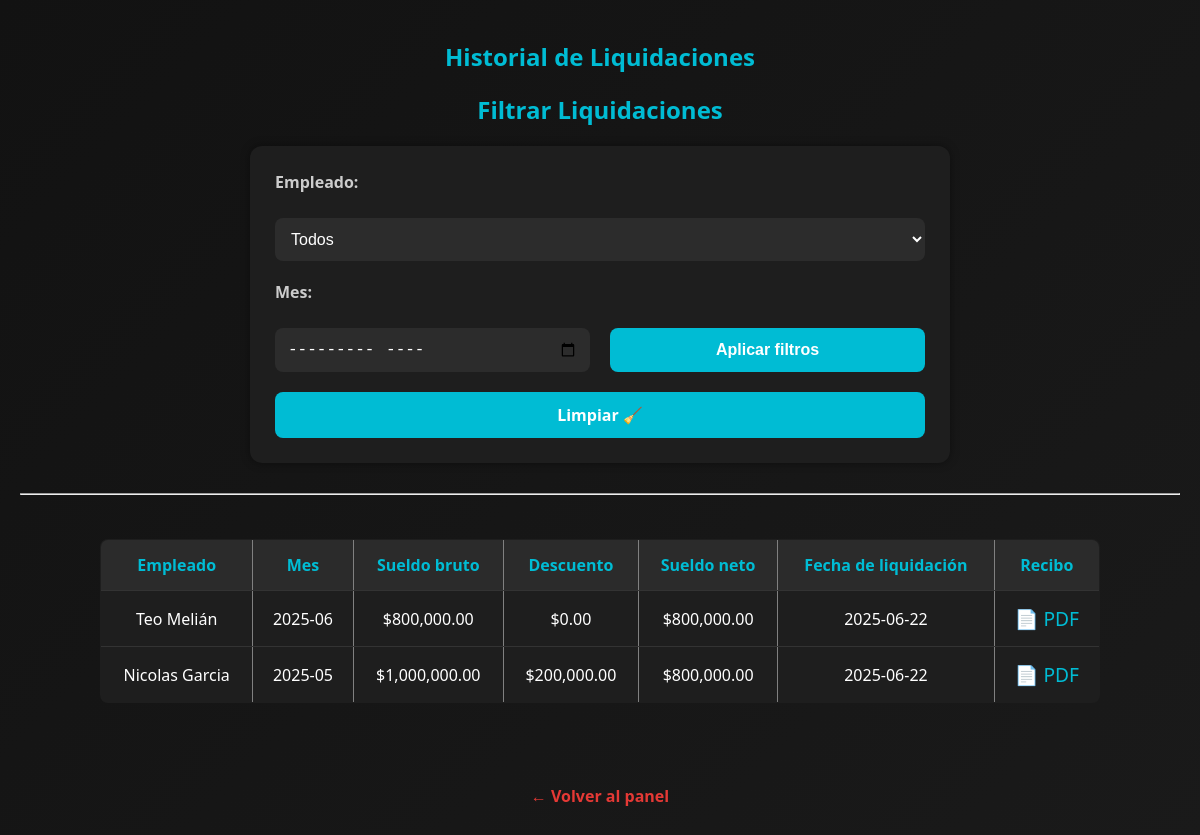
/vistas/listado_liquidaciones.php (signed in), run on the app's committed database.
### tables this page shows
CREATE TABLE `liquidaciones` (
  `id_liquidacion` int(11) NOT NULL,
  `id_empleado` int(11) NOT NULL,
  `mes` varchar(7) NOT NULL,
  `sueldo_bruto` decimal(10,2) NOT NULL,
  `descuento_aplicado` decimal(10,2) NOT NULL,
  `sueldo_neto` decimal(10,2) NOT NULL,
  `fecha_liquidacion` date NOT NULL DEFAULT curdate()
);

CREATE TABLE `empleados` (
  `id_empleado` int(11) NOT NULL,
  `nombre` varchar(100) NOT NULL,
  `dni` varchar(20) NOT NULL,
  `fecha_ingreso` date NOT NULL,
  `puesto` varchar(100) NOT NULL,
  `sueldo_bruto` decimal(10,2) NOT NULL,
  `descuento_porcentaje` decimal(5,2) DEFAULT 0.00
);

### vistas/listado_liquidaciones.php (the view, shortened to what this page needs)
<?php
include("../includes/conexion.php");
$filtro_mes = $_GET["mes"] ?? "";
$where = [];
$where_clause = count($where) > 0 ? "WHERE " . implode(" AND ", $where) : "";
$sql = "
    SELECT
        l.id_liquidacion,
        l.mes,
        l.sueldo_bruto,
        l.descuento_aplicado,
        l.sueldo_neto,
        l.fecha_liquidacion,
        e.nombre AS empleado
    FROM liquidaciones l
    JOIN empleados e ON l.id_empleado = e.id_empleado
    $where_clause
    ORDER BY l.mes DESC, e.nombre ASC
";
$stmt = $conn->prepare($sql);
$stmt->execute();
$resultado = $stmt->get_result();
?>
<!DOCTYPE html>
<html lang="es">
<head>
    <link rel="stylesheet" href="../css/historial.css">
</head>
<body>
    <h2>Historial de Liquidaciones</h2>
    <h2>Filtrar Liquidaciones</h2>
    <form method="GET">
        <label>Empleado:</label>
        <select name="empleado">
            <option value="">Todos</option>
        </select>
        <label>Mes:</label>
        <input type="month" name="mes" value="<?= $filtro_mes ?>">
        <input type="submit" value="Aplicar filtros">
        <a href="listado_liquidaciones.php">Limpiar 🧹</a>
    </form>
    <hr>
    <br>
    <br>
    <?php if ($resultado->num_rows > 0): ?>
        <table border="1" cellpadding="5">
            <tr>
                <th>Empleado</th>
                <th>Mes</th>
                <th>Sueldo bruto</th>
                <th>Descuento</th>
                <th>Sueldo neto</th>
                <th>Fecha de liquidación</th>
                <th>Recibo</th>
            </tr>
            <?php while ($fila = $resultado->fetch_assoc()): ?>
                <tr>
                    <td><?= htmlspecialchars($fila["empleado"]) ?></td>
                    <td><?= $fila["mes"] ?></td>
                    <td>$<?= number_format($fila["sueldo_bruto"], 2) ?></td>
                    <td>$<?= number_format($fila["descuento_aplicado"], 2) ?></td>
                    <td>$<?= number_format($fila["sueldo_neto"], 2) ?></td>
                    <td><?= $fila["fecha_liquidacion"] ?></td>
                    <td><a href="recibo_pdf.php?id=<?= $fila["id_liquidacion"] ?>" target="_blank">📄 PDF</a></td>
                </tr>
            <?php endwhile; ?>
        </table>
    <?php else: ?>
        <p>No hay liquidaciones registradas con esos filtros.</p>
    <?php endif; ?>
    <br><a href="panel.php">← Volver al panel</a>
</body>
</html>

### css/historial.css (style rules this page uses)
* { margin: 0; padding: 0; box-sizing: border-box; }
body { background: linear-gradient(135deg, #121212, #1a1a1a); font-family: 'Segoe UI', Tahoma, Geneva, Verdana, sans-serif; color: #fff; min-height: 100vh; padding: 40px 20px; }
h2 { text-align: center; color: #00bcd4; margin-bottom: 20px; }
form { max-width: 700px; margin: 0 auto 30px auto; background-color: #1e1e1e; padding: 25px; border-radius: 12px; box-shadow: 0 0 10px rgba(0,0,0,0.4); display: flex; flex-wrap: wrap; gap: 20px; justify-content: space-between; }
form label { width: 100%; font-weight: bold; margin-bottom: 5px; color: #ccc; }
form select, form input[type="month"] { flex: 1 1 45%; padding: 12px; background-color: #2c2c2c; border: none; border-radius: 8px; color: #fff; font-size: 1rem; }
form input[type="submit"], form a { flex: 1 1 45%; padding: 12px; text-align: center; background-color: #00bcd4; color: #fff; border: none; border-radius: 8px; font-weight: bold; text-decoration: none; font-size: 1rem; cursor: pointer; transition: background-color 0.3s ease; }
table { width: 100%; max-width: 1000px; margin: 0 auto 30px auto; border-collapse: collapse; background-color: #1e1e1e; border-radius: 8px; overflow: hidden; }
th, td { padding: 14px; border-bottom: 1px solid #333; text-align: center; }
th { background-color: #2b2b2b; color: #00bcd4; }
td a { color: #00bcd4; text-decoration: none; font-size: 1.2rem; }
a[href="panel.php"] { display: block; text-align: center; margin-top: 30px; font-weight: bold; color: #e53935; text-decoration: none; }

### data on the page
liquidaciones: id_empleado.nombre "Teo Melián", mes "2025-06", sueldo_bruto "800,000.00", descuento_aplicado "0.00", sueldo_neto "800,000.00", fecha_liquidacion "2025-06-22"
liquidaciones: id_empleado.nombre "Nicolas Garcia", mes "2025-05", sueldo_bruto "1,000,000.00", descuento_aplicado "200,000.00", sueldo_neto "800,000.00", fecha_liquidacion "2025-06-22"
